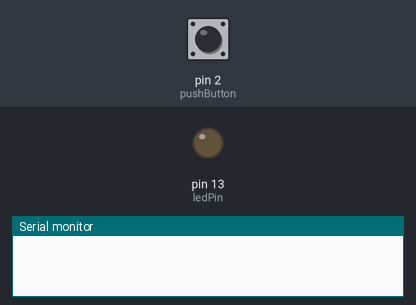
Bench run of a sketch on a simulated Arduino Uno, built with avr-gcc and run on an emulated ATmega328P. Parts: output pins drawn as LEDs (lit = HIGH), the last lines printed to the serial monitor. The inputs (shaded band) are chosen by the test bench; at power-on: pin 2 (pushButton) LOW.

Above: at 1.2 s.
1.3 s: pin 2 (pushButton) pulled HIGH for 0.15 s
At 2.5 s:
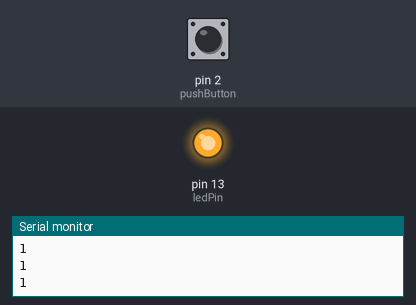
Timing chart, 0 to 4.3 s (numbered marks = the images above; inputs shaded):
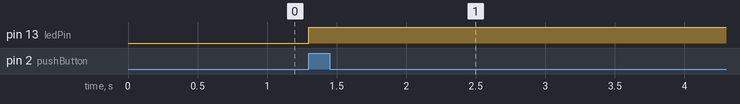

The sketch:

serialDebug01.ino
```cpp
int pushButton = 2;
int ledPin = 13;
int buttonState = 0;


void setup() {
  // put your setup code here, to run once:
Serial.begin(9600);
pinMode(pushButton, INPUT);
pinMode(ledPin, OUTPUT);


}

void loop() {
  // put your main code here, to run repeatedly:

int buttonState = digitalRead(pushButton);
if(buttonState == HIGH){
Serial.println(buttonState);
digitalWrite(ledPin, HIGH);
delay(1);

}

}
```

Measured:
- after the input at 1.3 s, pin 13 (ledPin): LOW → HIGH at once
